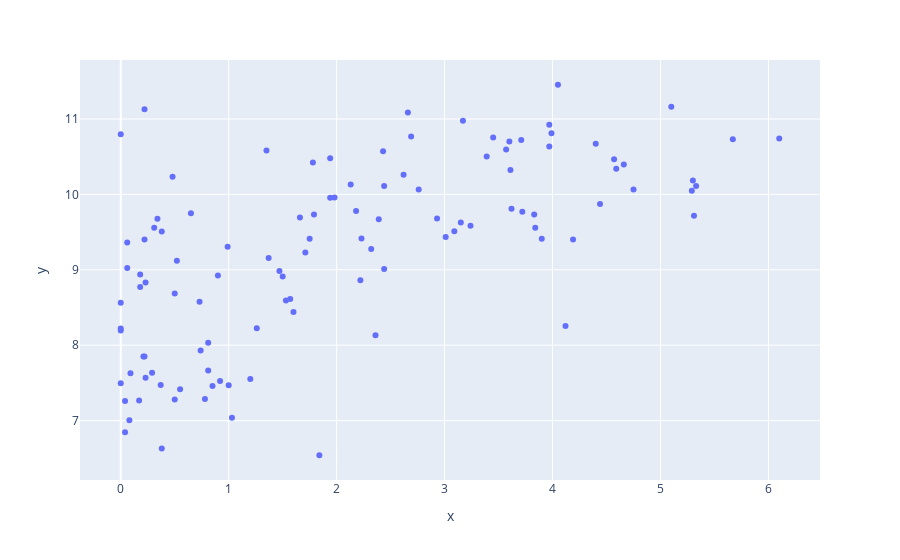

Here is the notebook cell this chart was saved with:
### Code cell
x = bhp.iloc[::, 58] 
y = bhp.iloc[::, 207] # log gdp per capita
z = bhp.iloc[::, 118]

px.scatter(x=x, y=y,
           # size=z
          )

### Figure 1 — Plotly figure (JSON) as saved in the notebook; plotly's stock layout.template omitted (floating-point values rounded to 4 significant figures; data arrays with more than 128 entries replaced by an {"elided": "..."} marker saying what was removed)
{"data": [{"hovertemplate": "x=%{x}<br>y=%{y}<extra></extra>", "legendgroup": "", "marker": {"color": "#636efa", "symbol": "circle"}, "mode": "markers", "name": "", "orientation": "v", "showlegend": false, "type": "scatter", "x": {"elided": "139 float values"}, "xaxis": "x", "y": {"elided": "139 float values"}, "yaxis": "y"}], "layout": {"autosize": true, "legend": {"tracegroupgap": 0}, "margin": {"t": 60}, "xaxis": {"anchor": "y", "autorange": true, "domain": [0, 1], "range": [-0.392, 6.492], "title": {"text": "x"}, "type": "linear"}, "yaxis": {"anchor": "x", "autorange": true, "domain": [0, 1], "range": [6.161, 11.83], "title": {"text": "y"}, "type": "linear"}}}
